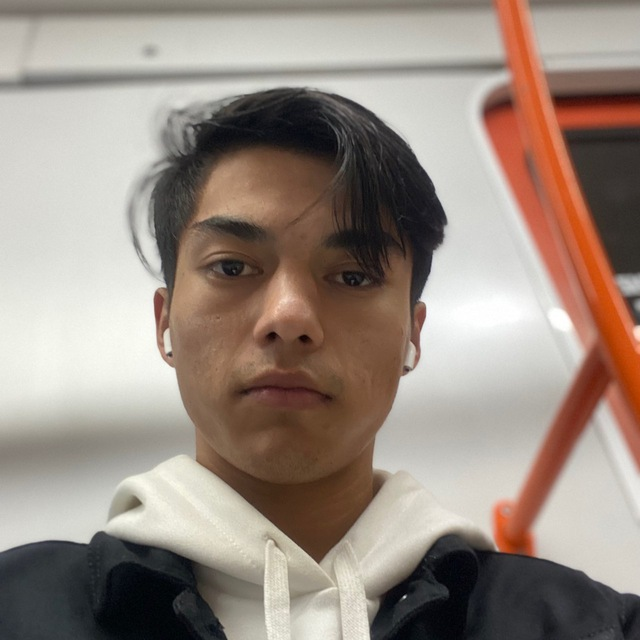
#> input picture static/me.jpg, 640 x 640 px; its folder holds 8 pictures in this run
$ python optimize_images.py
#> lines starting #> are read from the running program, lines starting #| are printed output that depends on the picture
#!/usr/bin/env python3
"""
Image Optimization Script
Optimizes images for web performance by converting to WebP format
and resizing to appropriate dimensions
"""

import os
from pathlib import Path

from PIL import Image


def optimize_image(input_path, output_path, quality=85, max_width=1200):
    """Optimize an image by converting to WebP and resizing if needed"""
#> called with quality = 85, max_width = 800
    try:
        with Image.open(input_path) as img:
#> img is the input picture: PIL image 640x640 RGB; mean R, G, B 153.5, 139.4, 129.6
            if img.mode in ("RGBA", "LA", "P"):
                img = img.convert("RGB")

            if img.width > max_width:
                ratio = max_width / img.width
                new_height = int(img.height * ratio)
                img = img.resize((max_width, new_height), Image.Resampling.LANCZOS)

            img.save(output_path, "WEBP", quality=quality, optimize=True)

            original_size = os.path.getsize(input_path)
            new_size = os.path.getsize(output_path)
            reduction = ((original_size - new_size) / original_size) * 100

            print(f"✅ Optimized: {input_path.name}")
            print(
                f"   Original: {original_size / 1024:.1f}KB → WebP: {new_size / 1024:.1f}KB"
            )
            print(f"   Reduction: {reduction:.1f}%")

    except Exception as e:
        print(f"❌ Error optimizing {input_path}: {e}")


def create_favicon_sizes(input_path, output_dir):
    """Create multiple favicon sizes"""
    sizes = [16, 32, 48, 64, 128, 256]

    try:
        with Image.open(input_path) as img:
            if img.mode in ("RGBA", "LA", "P"):
                img = img.convert("RGBA")

            for size in sizes:
                resized = img.resize((size, size), Image.Resampling.LANCZOS)
                output_path = output_dir / f"favicon-{size}x{size}.png"
                resized.save(output_path, "PNG", optimize=True)
                print(
                    f"✅ Created: favicon-{size}x{size}.png ({os.path.getsize(output_path) / 1024:.1f}KB)"
                )

            ico_sizes = [(16, 16), (32, 32), (48, 48)]
            ico_images = []
            for size in ico_sizes:
                resized = img.resize(size, Image.Resampling.LANCZOS)
                ico_images.append(resized)

            ico_path = output_dir / "favicon-optimized.ico"
            ico_images[0].save(ico_path, format="ICO", sizes=ico_sizes)
            print(
                f"✅ Created: favicon-optimized.ico ({os.path.getsize(ico_path) / 1024:.1f}KB)"
            )

    except Exception as e:
        print(f"❌ Error creating favicon sizes: {e}")


def optimize_social_image(input_path, output_path, dimensions=(1200, 630)):
    """Optimize image for social media sharing"""
#> called with dimensions = (1200, 630)
    try:
        with Image.open(input_path) as img:
            if img.mode in ("RGBA", "LA", "P"):
                img = img.convert("RGB")

            img_ratio = img.width / img.height
#> img_ratio = 1
            target_ratio = dimensions[0] / dimensions[1]

            if img_ratio > target_ratio:
                new_width = int(img.height * target_ratio)
                left = (img.width - new_width) // 2
                img = img.crop((left, 0, left + new_width, img.height))
            else:
                new_height = int(img.width / target_ratio)
#> new_height = 336
                top = (img.height - new_height) // 2
#> top = 152
                img = img.crop((0, top, img.width, top + new_height))
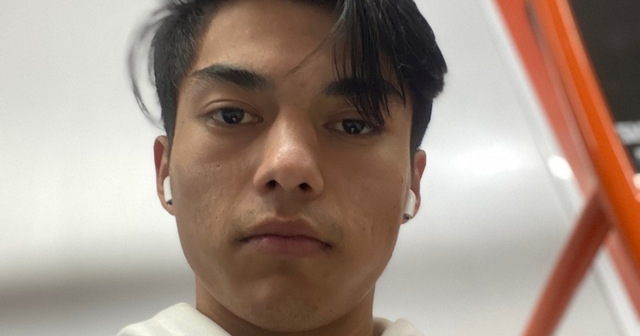
#> img: PIL image 640x336 RGB; mean R, G, B 161.8, 142.7, 130.6

            img = img.resize(dimensions, Image.Resampling.LANCZOS)
#> img: PIL image 1200x630 RGB

            img.save(output_path, "JPEG", quality=90, optimize=True)

            print(f"✅ Created social image: {output_path.name}")
            print(f"   Dimensions: {dimensions[0]}x{dimensions[1]}")
            print(f"   Size: {os.path.getsize(output_path) / 1024:.1f}KB")

    except Exception as e:
        print(f"❌ Error creating social image: {e}")


def main():
    static_dir = Path(__file__).resolve().parent.parent / "static"

    print("🖼️  Starting Image Optimization...\n")

    images_to_optimize = [
        ("me.jpg", "me.webp", 85, 800),
        ("myself.png", "myself.webp", 85, 800),
        ("photo.jpg", "photo.webp", 85, 800),
    ]

    print("📦 Converting images to WebP format:")
    for input_name, output_name, quality, max_width in images_to_optimize:
        input_path = static_dir / input_name
        output_path = static_dir / output_name
        if input_path.exists():
            optimize_image(input_path, output_path, quality, max_width)
        else:
            print(f"⚠️  File not found: {input_name}")

    print("\n🎨 Creating optimized favicon sizes:")
    favicon_source = static_dir / "favicon.png"
    if favicon_source.exists():
        create_favicon_sizes(favicon_source, static_dir)
    else:
        print("⚠️  favicon.png not found")

    print("\n📱 Creating optimized social media images:")
    social_source = static_dir / "me.jpg"
    if social_source.exists():
        optimize_social_image(
            social_source, static_dir / "myself-social-optimized.jpg", (1200, 630)
        )
    else:
        print("⚠️  Source image for social media not found")

    print("\n✨ Image optimization complete!")
    print("\n📋 Next steps:")
    print("1. Update templates to use WebP images with fallbacks")
    print("2. Use the new favicon files in your HTML")
    print("3. Update social media meta tags to use optimized images")


if __name__ == "__main__":
    main()
